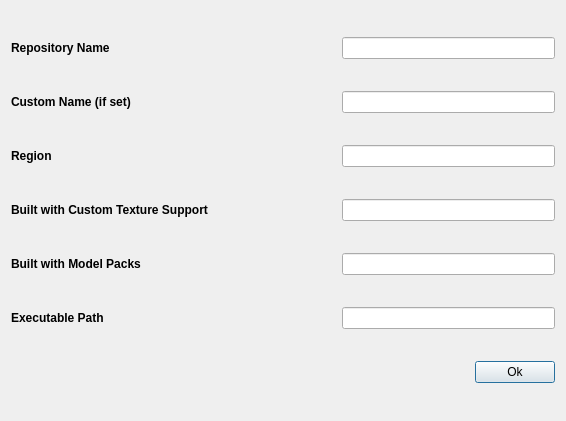
<?xml version="1.0" encoding="UTF-8"?>
<ui version="4.0">
 <class>InfoDialog</class>
 <widget class="QDialog" name="InfoDialog">
  <property name="geometry">
   <rect>
    <x>0</x>
    <y>0</y>
    <width>566</width>
    <height>421</height>
   </rect>
  </property>
  <property name="windowTitle">
   <string>Info</string>
  </property>
  <layout class="QGridLayout" name="gridLayout">
   <item row="3" column="0">
    <widget class="QLabel" name="l_textures">
     <property name="font">
      <font>
       <weight>75</weight>
       <bold>true</bold>
      </font>
     </property>
     <property name="text">
      <string>Built with Custom Texture Support</string>
     </property>
    </widget>
   </item>
   <item row="4" column="0">
    <widget class="QLabel" name="l_models">
     <property name="font">
      <font>
       <weight>75</weight>
       <bold>true</bold>
      </font>
     </property>
     <property name="text">
      <string>Built with Model Packs</string>
     </property>
    </widget>
   </item>
   <item row="0" column="1">
    <spacer name="h_spacer">
     <property name="orientation">
      <enum>Qt::Horizontal</enum>
     </property>
     <property name="sizeHint" stdset="0">
      <size>
       <width>40</width>
       <height>20</height>
      </size>
     </property>
    </spacer>
   </item>
   <item row="2" column="0">
    <widget class="QLabel" name="l_region">
     <property name="font">
      <font>
       <weight>75</weight>
       <bold>true</bold>
      </font>
     </property>
     <property name="text">
      <string>Region</string>
     </property>
    </widget>
   </item>
   <item row="1" column="0">
    <widget class="QLabel" name="l_custom_name">
     <property name="font">
      <font>
       <weight>75</weight>
       <bold>true</bold>
      </font>
     </property>
     <property name="text">
      <string>Custom Name (if set)</string>
     </property>
    </widget>
   </item>
   <item row="0" column="0">
    <widget class="QLabel" name="l_repo_name">
     <property name="font">
      <font>
       <weight>75</weight>
       <bold>true</bold>
      </font>
     </property>
     <property name="text">
      <string>Repository Name</string>
     </property>
    </widget>
   </item>
   <item row="5" column="0">
    <widget class="QLabel" name="l_exec_path">
     <property name="font">
      <font>
       <weight>75</weight>
       <bold>true</bold>
      </font>
     </property>
     <property name="text">
      <string>Executable Path</string>
     </property>
    </widget>
   </item>
   <item row="6" column="3">
    <widget class="QPushButton" name="b_ok">
     <property name="text">
      <string>Ok</string>
     </property>
    </widget>
   </item>
   <item row="0" column="2" colspan="2">
    <widget class="QLineEdit" name="repo_name">
     <property name="readOnly">
      <bool>true</bool>
     </property>
    </widget>
   </item>
   <item row="1" column="2" colspan="2">
    <widget class="QLineEdit" name="custom_name">
     <property name="readOnly">
      <bool>true</bool>
     </property>
    </widget>
   </item>
   <item row="2" column="2" colspan="2">
    <widget class="QLineEdit" name="region">
     <property name="readOnly">
      <bool>true</bool>
     </property>
    </widget>
   </item>
   <item row="3" column="2" colspan="2">
    <widget class="QLineEdit" name="textures">
     <property name="readOnly">
      <bool>true</bool>
     </property>
    </widget>
   </item>
   <item row="4" column="2" colspan="2">
    <widget class="QLineEdit" name="models">
     <property name="readOnly">
      <bool>true</bool>
     </property>
    </widget>
   </item>
   <item row="5" column="2" colspan="2">
    <widget class="QLineEdit" name="exec_path">
     <property name="readOnly">
      <bool>true</bool>
     </property>
    </widget>
   </item>
   <item row="6" column="2">
    <spacer name="horizontalSpacer">
     <property name="orientation">
      <enum>Qt::Horizontal</enum>
     </property>
     <property name="sizeHint" stdset="0">
      <size>
       <width>40</width>
       <height>20</height>
      </size>
     </property>
    </spacer>
   </item>
  </layout>
 </widget>
 <resources/>
 <connections>
  <connection>
   <sender>b_ok</sender>
   <signal>clicked()</signal>
   <receiver>InfoDialog</receiver>
   <slot>b_ok()</slot>
   <hints>
    <hint type="sourcelabel">
     <x>512</x>
     <y>378</y>
    </hint>
    <hint type="destinationlabel">
     <x>279</x>
     <y>394</y>
    </hint>
   </hints>
  </connection>
 </connections>
 <slots>
  <slot>b_ok()</slot>
 </slots>
</ui>
